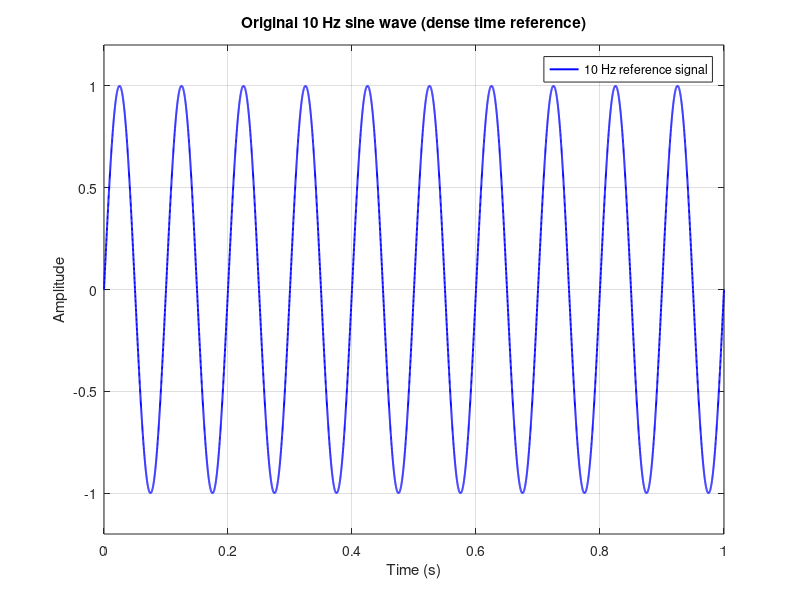
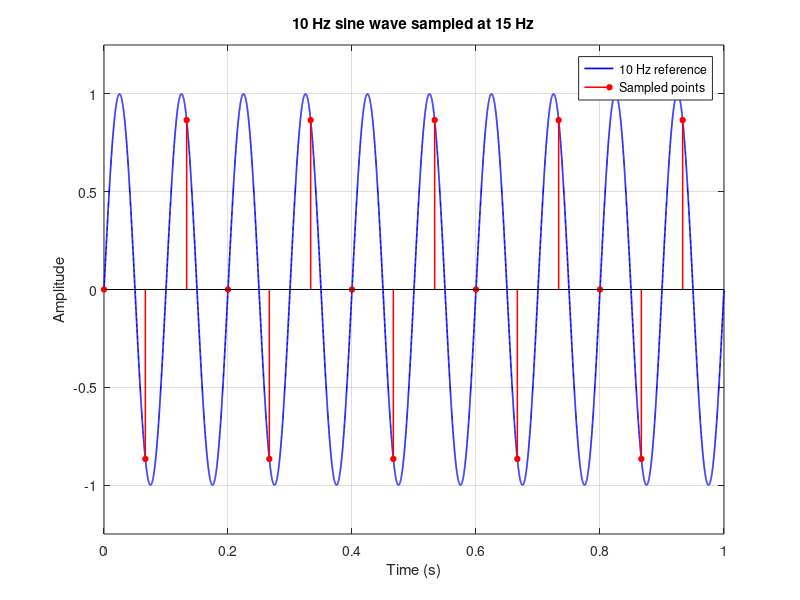
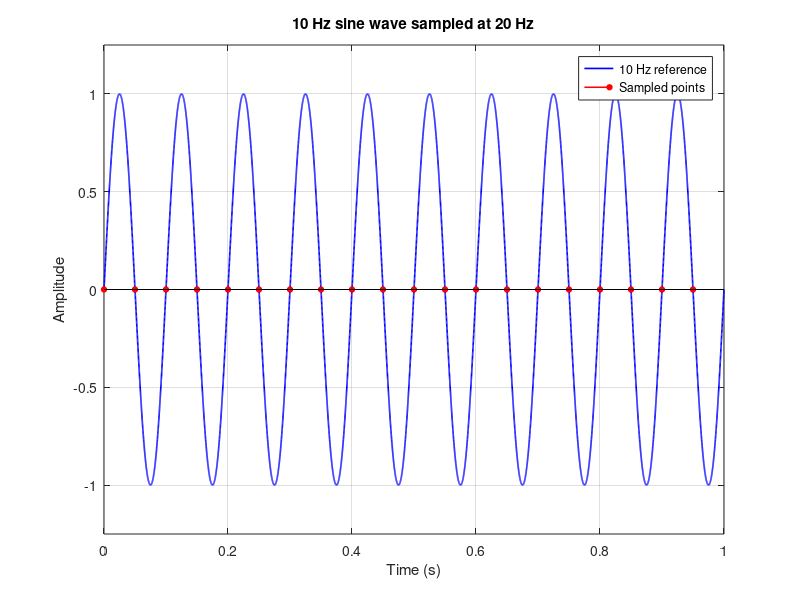
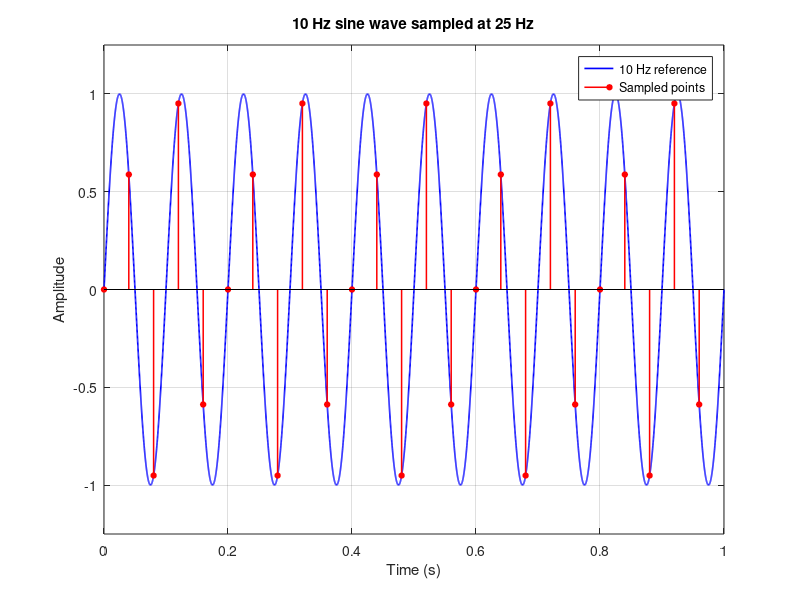

Write the MATLAB code that produced these figures, in order. (Note: this script raises an error after producing the figures.)
%% Lecture 02 - Sampling and Aliasing Investigation
% Digital Signal Processing | 10 Hz vibration signal
% Run this script from any MATLAB working directory.
% Figures are saved in the same folder as this script.
clear; clc; close all;

scriptPath = mfilename('fullpath');
if isempty(scriptPath)
    outputDir = pwd;
else
    outputDir = fileparts(scriptPath);
end

fSignal = 10;             % Hz
T = 1;                    % seconds
fsReference = 10000;      % Hz, dense reference for visual comparison
tRef = 0:1/fsReference:T;
xRef = sin(2*pi*fSignal*tRef);
fsList = [15, 20, 25, 50, 100];

%% Task 1 - Reference signal
fig = figure('Name','Original 10 Hz signal','Color','w','Position',[100 100 1100 420]);
plot(tRef,xRef,'b-','LineWidth',1.4);
grid on; xlim([0 T]); ylim([-1.2 1.2]);
xlabel('Time (s)'); ylabel('Amplitude');
title('Original 10 Hz sine wave (dense time reference)');
legend('10 Hz reference signal','Location','northeast');
exportgraphics(fig,fullfile(outputDir,'original_signal.png'),'Resolution',180);

%% Task 2 - Sampling comparisons: one composite and five individual figures
figAll = figure('Name','Sampling frequency comparison','Color','w','Position',[100 100 1150 1450]);
for idx = 1:numel(fsList)
    fs = fsList(idx);
    ts = 0:1/fs:T-1/fs;       % Exactly one second: N = fs samples
    xs = sin(2*pi*fSignal*ts);
    figure(figAll);
    subplot(5,1,idx);
    plot(tRef,xRef,'b-','LineWidth',1.0); hold on;
    stem(ts,xs,'r','filled','LineWidth',1.0,'MarkerSize',3);
    hold off; grid on;
    xlim([0 T]); ylim([-1.25 1.25]);
    xlabel('Time (s)'); ylabel('Amplitude');
    title(sprintf('Sampling at %d Hz (%d samples in 1 s)', fs, numel(ts)));
    legend('10 Hz reference','Samples','Location','northeast');

    figSingle = figure('Name',sprintf('Sampling %d Hz',fs),'Color','w','Position',[100 100 1050 420]);
    plot(tRef,xRef,'b-','LineWidth',1.2); hold on;
    stem(ts,xs,'r','filled','LineWidth',1.1,'MarkerSize',4);
    hold off; grid on;
    xlim([0 T]); ylim([-1.25 1.25]);
    xlabel('Time (s)'); ylabel('Amplitude');
    title(sprintf('10 Hz sine wave sampled at %d Hz',fs));
    legend('10 Hz reference','Sampled points','Location','northeast');
    exportgraphics(figSingle, fullfile(outputDir,sprintf('sampling_%dHz.png',fs)),'Resolution',180);
    close(figSingle);
end
figure(figAll);
sgtitle('Sampling and aliasing: original 10 Hz signal versus sampled values');
exportgraphics(figAll, fullfile(outputDir,'sampling_comparison.png'),'Resolution',180);

%% Tasks 3-4 - Nyquist and engineering interpretation
fprintf('\n=== Lecture 02: Sampling and Aliasing ===\n');
fprintf('Signal frequency: %g Hz; theoretical Nyquist rate: 2*%g = %g Hz\n',fSignal,fSignal,2*fSignal);
for fs = fsList
    fprintf('Fs = %3d Hz | Ts = %8.5f s | N = %3d | above Nyquist: %s\n', ...
        fs,1/fs,fs,string(fs > 2*fSignal));
end
fprintf('\n15 Hz: alias of 10 Hz appears at 5 Hz (with phase/sign difference).\n');
fprintf('20 Hz: samples of a zero-phase 10 Hz sine are all approximately zero.\n');
fprintf('25, 50, 100 Hz: satisfy strict >20 Hz criterion; higher rates provide denser samples.\n');
fprintf('Recommended among tested rates: 100 Hz when data/memory/bandwidth permit.\n');
fprintf('All images saved to: %s\n',outputDir);
